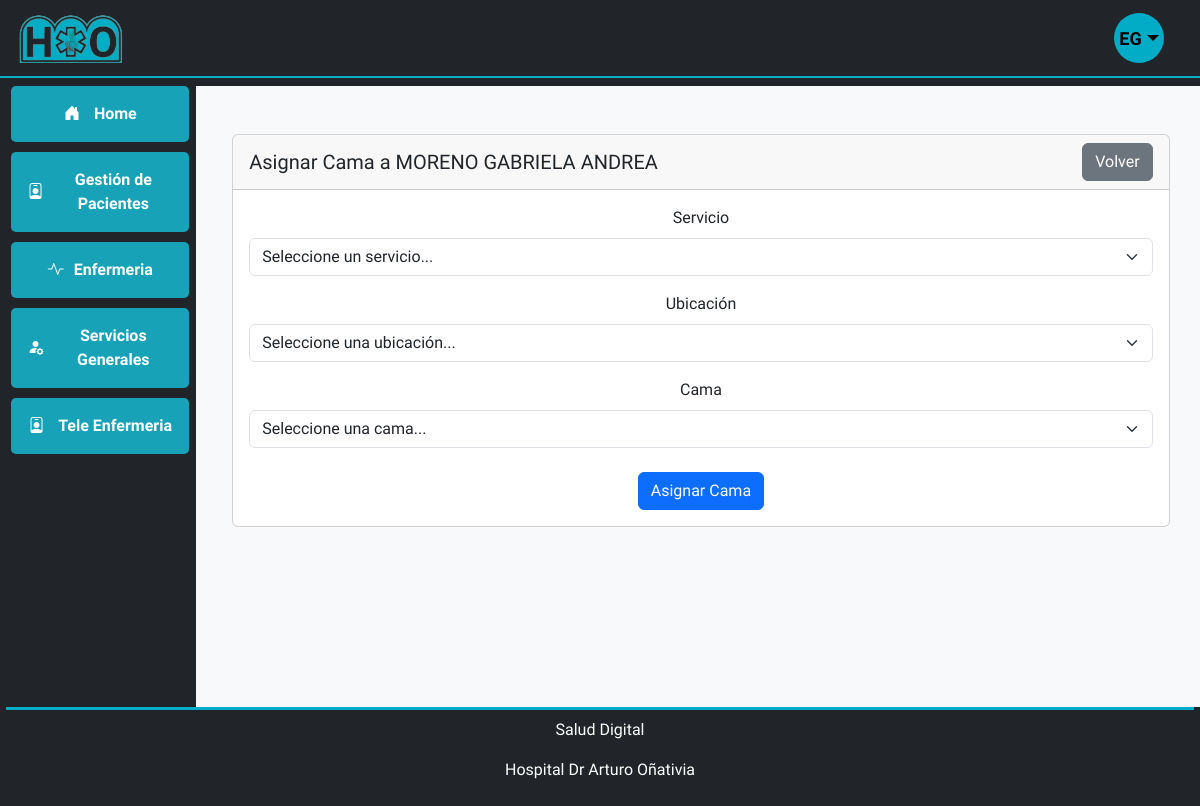
Screenshot of /asignar-cama/16/ (signed in) with the database file from the repository.
### users/models.py (models this page shows, shortened)
class User(AbstractUser, PermissionsMixin):
    first_name = None  # Sobrescribir el campo first_name de AbstractUser
    last_name = None   # Sobrescribir el campo last_name de AbstractUser
    username = None
    name = models.CharField(
        gettext_lazy('First name'), max_length=30, blank=False, null=False
    )
    lastname = models.CharField(
        gettext_lazy('Last name'), max_length=30, blank=False, null=False
    )
    cellphone = models.CharField(
        gettext_lazy('Cellphone'), max_length=10, blank=True, null=True
    )
    email = models.EmailField(
        gettext_lazy('Email'), max_length=254, unique=True, null=False
    )
    uuid = models.UUIDField(unique=True, default=uuid.uuid4, editable=False)
    date_joined = models.DateTimeField(gettext_lazy('Date joined'), auto_now_add=True)
    is_staff = models.BooleanField(gettext_lazy('Staff'), default=False, help_text=gettext_lazy('Designates whether the user can log into this admin site.'))
    is_active = models.BooleanField(gettext_lazy('Active'), default=False)
    servicio = models.CharField(gettext_lazy('Service'), max_length=30, blank=True, null=True)
    cargo = models.CharField(gettext_lazy('Cargo'), max_length=30, blank=True, null=True)
    objects = UserManager()
    USERNAME_FIELD = "email"
    REQUIRED_FIELDS = ["name", "lastname"]
    class Meta:
        verbose_name = gettext_lazy('user')
        verbose_name_plural = gettext_lazy('users')

### pacientes/models.py (models this page shows, shortened)
class Paciente(models.Model):
    nombre_completo = models.CharField(max_length=255, null=True, blank=True)
    dni = models.CharField(max_length=15, unique=True)
    fecha_nacimiento = models.DateField()
    domicilio = models.CharField(max_length=255, null=True, blank=True)
    localidad = models.CharField(max_length=100, null=True, blank=True)
    telefono = models.CharField(max_length=20)
    obra_social = models.CharField(max_length=100, null=True, blank=True)
    fecha_ingreso = models.DateField(default=timezone.now)
    diagnostico = models.CharField(max_length=255, null=True, blank=True)
    causa_externa = models.CharField(max_length=255, null=True, blank=True)  # Solo para pediatría/guardia
    arm = models.BooleanField(default=False)  # Si necesita asistencia respiratoria
    tipo_egreso = models.CharField(max_length=50, null=True, blank=True)  # Alta, Derivado, etc.
    fecha_egreso = models.DateField(null=True, blank=True)
    nombre_tutor = models.CharField(max_length=255, null=True, blank=True)
    dni_tutor = models.CharField(max_length=15, null=True, blank=True)
    historia_clinica = models.CharField(max_length=50, null=True, blank=True)
    pases = models.CharField(max_length=255, null=True, blank=True)  # Detalle de los pases
    fecha_pase = models.DateField(null=True, blank=True)
    @property
    def cama_actual(self):
        paciente_cama = self.pacientecama_set.filter(fecha_liberacion__isnull=True).first()
        return paciente_cama.cama if paciente_cama else None

### gestioncamas/views.py (the view)
# urls.py: path("asignar-cama/<int:paciente_id>/", views.asignar_cama, name="asignar_cama"),
@login_required
def asignar_cama(request, paciente_id):
    paciente = get_object_or_404(Paciente, id=paciente_id)
    if paciente.cama_actual:
        messages.warning(request, "El paciente ya tiene una cama asignada")
        return redirect("pacientes:detallepaciente", id=paciente_id)
    if request.method == "POST":
        form = AsignacionCamaForm(request.POST)
        if form.is_valid():
            asignacion = form.save(commit=False)
            asignacion.paciente = paciente
            asignacion.save()
            messages.success(
                request, f"Cama {asignacion.cama.numero} asignada exitosamente"
            )
            return redirect("pacientes:detallepaciente", id=paciente_id)
    else:
        form = AsignacionCamaForm()
    return render(
        request,
        "gestioncamas/asignar_cama.html",
        {
            "form": form,
            "paciente": paciente,
        },
    )

### gestioncamas/forms.py (shortened to what this page needs)
class AsignacionCamaForm(forms.ModelForm):
    servicio = forms.ModelChoiceField(
        queryset=Servicio.objects.filter(activo=True),
        empty_label="Seleccione un servicio...",
        required=True,
        widget=forms.Select(attrs={
            'class': 'form-select',
            'id': 'select-servicio'
        })
    )
    ubicacion = forms.ModelChoiceField(
        queryset=Ubicacion.objects.none(),
        empty_label="Seleccione una ubicación...",
        required=True,
        widget=forms.Select(attrs={
            'class': 'form-select',
            'id': 'select-ubicacion'
        })
    )
    cama = forms.ModelChoiceField(
        queryset=Cama.objects.none(),
        empty_label="Seleccione una cama...",
        required=True,
        widget=forms.Select(attrs={
            'class': 'form-select',
            'id': 'select-cama'
        })
    )
    class Meta:
        model = PacienteCama
        fields = ['servicio', 'ubicacion', 'cama']
    def __init__(self, *args, **kwargs):
        super().__init__(*args, **kwargs)

### gestioncamas/models.py (called while the page is built)
    def __str__(self):
        return self.nombre

### gestioncamas/templates/gestioncamas/asignar_cama.html (shortened to what this page needs)
{% extends "base.html" %}
{% block main_content %}
<div class="container mt-4">
    <div class="row">
        <div class="col-12">
            <div class="card">
                <div class="card-header">
                    <div class="d-flex justify-content-between align-items-center">
                        <h5 class="card-title mb-0">Asignar Cama a {{ paciente.nombre_completo }}</h5>
                        <a href="{% url 'pacientes:detallepaciente' paciente.id %}" class="btn btn-secondary">
                             Volver
                        </a>
                    </div>
                </div>
                <div class="card-body">
                    <form method="post" id="asignacionForm">
                        <div class="mb-3">
                            <label for="{{ form.servicio.id_for_label }}" class="form-label">Servicio</label>
                            {{ form.servicio }}
                        </div>
                        <div class="mb-3">
                            <label for="{{ form.ubicacion.id_for_label }}" class="form-label">Ubicación</label>
                            {{ form.ubicacion }}
                        </div>
                        <div class="mb-3">
                            <label for="{{ form.cama.id_for_label }}" class="form-label">Cama</label>
                            {{ form.cama }}
                        </div>
                        <div class="mt-4">
                            <button type="submit" class="btn btn-primary">
                                 Asignar Cama
                            </button>
                        </div>
                    </form>
                </div>
            </div>
        </div>
    </div>
</div>
{% endblock%}

### templates/base.html (shortened to what this page needs)
{% load static %}
<!DOCTYPE html>
<html lang="en">
  <head>
    <link
      href="https://cdn.jsdelivr.net/npm/bootstrap@5.3.3/dist/css/bootstrap.min.css"
      rel="stylesheet"
    />
    <link
      rel="stylesheet"
      href="https://cdn.jsdelivr.net/npm/bootstrap-icons@1.11.3/font/bootstrap-icons.min.css"
    />
    <link rel="stylesheet" href="{% static 'css/style.css' %}" />
  </head>
  <body class="bg-dark">
    <nav
      class="navbar navbar-dark bg-dark navbar-expand-lg fixed-top custom-border-bottom mr-1"
    >
      <div class="container-fluid">
        <a class="navbar-brand" href="#"
          ><img
            src="{% static 'imagenes/icono.png' %}"
            alt=""
            size="100"
            height="50"
        /></a>
        <div
          class="offcanvas offcanvas-end text-bg-dark"
          tabindex="-1"
          id="offcanvasDarkNavbar"
          aria-labelledby="offcanvasDarkNavbarLabel"
        >
          <div class="offcanvas-body">
            <ul class="navbar-nav justify-content-end flex-grow-1 pe-3">
                <li class="nav-item mx-lg-2 d-lg-block d-none ms-auto" style="list-style: none;">
                    <div class="dropdown">
                        <div class="user-circle dropdown-toggle" type="button" data-bs-toggle="dropdown" aria-expanded="false">
                          <span id="userInitials" class="user-initials">
                            {% if user.is_authenticated %}
                                {{ user.name|slice:":1" }}{{ user.lastname|slice:":1" }}
                            {% else %}
                                HO
                            {% endif %}
                        </span>
                        </div>
                    </div>
                </li>
            </ul>
          </div>
        </div>
      </div>
    </nav>
    <main class="main-content">
      <div class="row max-expanded-width mg-auto flex-grow">
        <div
          class="menu col-sm-3 col-lg-2 bg-dark d-none d-lg-block text-center align-items-center"
        >
          <div class="box align-items-center justify-content-center">
            <a
              href="{% url 'gestioncamas:dashboard' %}"
              class="text-decoration-none text-white w-100"
            >
              <i class="bi bi-house-door-fill"></i> Home
            </a>
          </div>
          <div
            class="box align-items-center justify-content-center"
            id="Servicios"
            onclick="submenu('subServicios')"
          >
            <i class="bi bi-person-badge"></i> Gestión de Pacientes
          </div>
          <div
            class="box align-items-center justify-content-center w-100"
            id="Enfermeria"
            onclick="submenu('subEnfermeria')"
          >
            <i class="bi bi-activity"></i> Enfermeria
          </div>
          <div
            class="box align-items-center justify-content-center w-100"
            id="serviciosGenerales"
            onclick="submenu('subServiciosGenerales')"
          >
            <i class="bi bi-person-fill-gear"></i> Servicios Generales
          </div>
          <div class="box align-items-center justify-content-center w-100">
            <a href="" class="text-decoration-none text-white">
              <i class="bi bi-person-badge"></i> Tele Enfermeria
            </a>
          </div>
        </div>
        <div
          class="contenido-principal col-m-12 col-lg-10 bg-light align-items-center"
        >
          <div class="row max-expanded-width mg-auto flex-grow text-center">
            <div class="container p-4">
              {% block main_content %} {% endblock %}
            </div>
          </div>
        </div>
      </div>
    </main>
    <footer class="bg-dark text-center">
      <div class="text-white">
        <p>Salud Digital</p>
        <p>Hospital Dr Arturo Oñativia</p>
      </div>
    </footer>
  </body>
</html>

### static/css/style.css (style rules this page uses)
html, body { height: 100%; margin: 0.2rem; font-family: "Roboto Condensed", sans-serif; }
body { display: flex; flex-direction: column; }
main { flex-grow: 1; display: flex; flex-direction: column; }
.row.max-expanded-width { flex-grow: 1; display: flex; }
.col-sm-3, .col-lg-2 { height: 100%; }
.box { width: 100%; padding: 1rem; background-color: #17a2b8; color: white; margin-left: 5px; border-radius: 5px; margin-bottom: 10px; font-size: 1rem; font-weight: 600; text-align: center; cursor: pointer; display: flex; align-items: center; justify-content: center; transition: background-color 0.3s ease; }
.box i { margin-right: 10px; }
footer { padding: 0.5rem; margin: 0; border-top: solid 3px #02ACC6; }
.main-content { margin-top: 5rem; }
.custom-border-bottom { border-bottom: 2px solid #02ACC6; }
.user-circle { width: 50px; height: 50px; border-radius: 50%; background-color: #02ACC6; display: flex; justify-content: center; align-items: center; font-size: 20px; color: black; font-weight: bold; cursor: pointer; }
.user-initials { text-transform: uppercase; font-size: 18px; }

### rows the page displays
User: name "E", lastname "G"
Paciente: nombre_completo "MORENO GABRIELA ANDREA"
